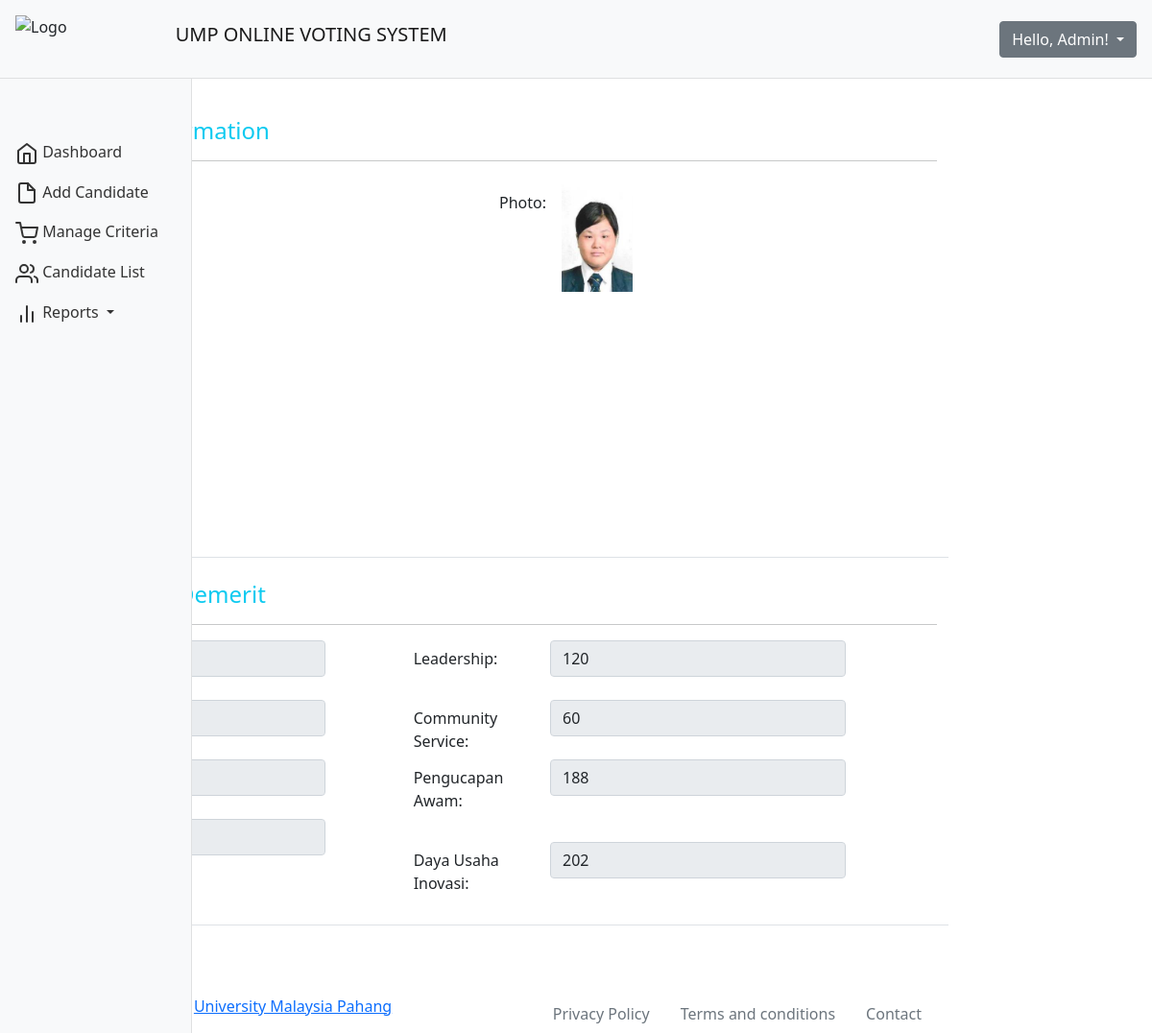
Page /ApplicationLayer/ManageCandidate/view.php?Candidate_ID=1 on the committed database.
### tables this page shows
CREATE TABLE `candidate` (
  `Candidate_ID` int(11) NOT NULL,
  `Candidate_Name` varchar(250) NOT NULL,
  `Candidate_Matric` varchar(50) NOT NULL,
  `Candidate_Faculty` varchar(250) NOT NULL,
  `Year` int(11) NOT NULL,
  `Semester` int(11) NOT NULL,
  `Candidate_Slogan` varchar(250) NOT NULL,
  `Candidate_Photo` varchar(100) NOT NULL,
  `Academic` float NOT NULL,
  `Kesukarelawan` float NOT NULL,
  `Leadership` float NOT NULL,
  `CommunityService` float NOT NULL,
  `Kesukanan` float NOT NULL,
  `Kebudayaan` float NOT NULL,
  `PengucapanAwam` float NOT NULL,
  `DayaUsahaInovasi` float NOT NULL
);

### BusinessServiceLayer/Controller/CandidateController.php (called while the page is built, shortened)
<?php
require_once '../../BusinessServiceLayer/Model/CandidateModel.php';
class candidateController{
    function viewUser($Candidate_ID){
        $candidate = new CandidateModel();
        $candidate->Candidate_ID = $Candidate_ID;
        return $candidate->viewStud();
    }
}
?>

### BusinessServiceLayer/Model/CandidateModel.php (called while the page is built, shortened)
<?php
require_once '../../libs/database.php';
class CandidateModel{
	public $Candidate_ID, $Candidate_Name, $Candidate_Matric, $Candidate_Faculty, $Year, $Semester, $Candidate_Slogan, $Candidate_Photo;
    function viewStud(){
        $sql = "SELECT * FROM candidate WHERE Candidate_ID=:Candidate_ID";
        $args = [':Candidate_ID'=>$this->Candidate_ID];
        return DB::run($sql,$args);
    }
}
?>

### libs/database.php (called while the page is built, shortened)
<?php
class DB
{
  public static function connect($value='')
  {
    $pdo = new PDO(DB_TYPE.':host='.DB_HOST.';dbname='.DB_NAME, DB_USER, DB_PASS);
    $pdo->setAttribute(PDO::ATTR_ERRMODE, PDO::ERRMODE_EXCEPTION);
    return $pdo;
  }
  public static function run($sql, $args = NULL)
    {
        $stmt = DB::connect()->prepare($sql);
        try {
            $stmt->execute($args);
            return $stmt;
        }
        catch (PDOException $e){
            echo $e->getMessage();
            die();
        }
     }
}
?>

### ApplicationLayer/ManageCandidate/view.php (the view, shortened to what this page needs)
<?php include '../../src/navbar.php';?>
<?php
require_once '../../BusinessServiceLayer/Controller/CandidateController.php';
$Candidate_ID = $_GET['Candidate_ID'];
$candidate = new candidateController();
$data = $candidate->viewUser($Candidate_ID);
if($row = $data->fetch(PDO::FETCH_ASSOC)){
  $rows = $row;
}
?>
<!DOCTYPE html>
<html>
<head>
	<link rel="stylesheet" href="https://stackpath.bootstrapcdn.com/bootstrap/5.0.0-alpha1/css/bootstrap.min.css">
	<link rel="stylesheet" href="https://cdn.jsdelivr.net/chartist.js/latest/chartist.min.css">
</head>
<body>
	<div class="container-fluid">
	  <div class="row">
	      <nav id="sidebar" class="col-md-3 col-lg-2 d-md-block bg-light sidebar collapse">
	          <div class="position-sticky pt-md-5">
				  <ul class="nav flex-column">
				      <li class="nav-item">
				        <a class="nav-link" aria-current="page" href="../../ApplicationLayer/ManageCandidate/Candidate.php?AccType=admin&AD_ID=<?=$_SESSION['AD_ID']?>">
				          <span class="ml-2">Dashboard</span>
				        </a>
				      </li>
				      <li class="nav-item">
				        <a class="nav-link" href="../../ApplicationLayer/ManageCandidate/AddCandidate.php?AccType=admin&AD_ID=<?=$_SESSION['AD_ID']?>">
				          <span class="ml-2">Add Candidate</span>
				        </a>
				      </li>
				      <li class="nav-item">
				        <a class="nav-link" href="../../ApplicationLayer/ManageCriteria/Criteria.php?AccType=admin&AD_ID=<?=$_SESSION['AD_ID']?>">
				          <span class="ml-2">Manage Criteria</span>
				        </a>
				      </li>
				      <li class="nav-item">
				        <a class="nav-link" href="../../ApplicationLayer/ManageCandidate/CandidateList.php?AccType=admin&AD_ID=<?=$_SESSION['AD_ID']?>">
				          <span class="ml-2">Candidate List</span>
				        </a>
				      </li>
				      <li class="nav-item dropdown">
                  <a class="nav-link dropdown-toggle" href="#" id="navbarDropdown" role="button" data-toggle="dropdown" aria-haspopup="true" aria-expanded="false">
                    <span class="ml-2">Reports</span>
                  </a>
                 </li>
				    </ul>
				</div>
	      </nav>
	      <main role="main" class="col-md-9 ml-sm-auto col-lg-10 px-md-4">
               <div class="d-flex justify-content-between flex-wrap flex-md-nowrap align-items-center pt-3 pb-2 mb-3"></div>
               <form enctype="multipart/form-data" method="post" action="">
                  <div class="row mb-4">
                     <div class="col-lg-12 border-bottom">
                        <h4 class="text-info"><span data-feather="user" style="height: 30px;width: 30px;"></span>Candidate Information</h4>
                        <hr>
                        <div class="row">
                           <div class="col-lg-6">
                              <div class="form-group row">
                                 <label class="col-sm-2 col-form-label font-weight-bold">Name: </label>
                                 <div class="col-sm-10">
                                    <input type="text" class="form-control-plaintext" readonly value="<?php echo $rows['Candidate_Name'] ?>" required>
                                 </div>
                              </div>
                              <br>
                              <div class="form-group row">
                                 <label class="col-sm-2 col-form-label font-weight-bold">Matric ID: </label>
                                 <div class="col-sm-10">
                                    <input type="text" class="form-control-plaintext" readonly value="<?php echo $rows['Candidate_Matric'] ?>" required>
                                 </div>
                              </div>
                              <br>
                              <div class="form-group row">
                                 <label class="col-sm-2 col-form-label font-weight-bold">Faculty:</label>
                                 <div class="col-sm-10">
                                    <input type="text" class="form-control-plaintext" readonly value="<?php echo $rows['Candidate_Faculty'] ?>" required>
                                 </div>
                              </div>
                              <br>
                              <div class="form-group row">
                                 <label class="col-sm-2 col-form-label font-weight-bold">Year:</label>
                                 <div class="col-sm-10">
                                    <input type="text" class="form-control-plaintext" readonly value="<?php echo $rows['Year'] ?>" required>
                                 </div>
                              </div>
                              <br>
                              <div class="form-group row">
                                 <label class="col-sm-2 col-form-label font-weight-bold">Semester:</label>
                                 <div class="col-sm-10">
                                    <input type="text" class="form-control-plaintext" readonly value="<?php echo $rows['Semester'] ?>" required>
                                 </div>
                              </div>
                              <br>
                              <div class="form-group row">
                                <label class="col-sm-2 col-form-label font-weight-bold">Slogan:</label>
                                <div class="col-sm-10">
                                <input type="text" class="form-control-plaintext" readonly value="<?php echo $rows['Candidate_Slogan'] ?>" required>
                                 </div>
                              </div>
                              <br>
                           </div>
                           <div class="col-lg-6">
                              <div class="form-group row">
                                 <div class="d-flex flex-row">
                                    <div class="p-2"><label class="col-sm-2 col-form-label font-weight-bold">Photo: </label></div>
                                    <div class="p-2"><img src="../../image/<?php echo $rows['Candidate_Photo'] ?>" width="40%" height=""></div>
                                    <div class="p-2">
                                       <div class="d-flex flex-column">
                                          <div class="p-2"></div>
                                       </div>
                                    </div>
                                 </div>
                              </div>
                           </div>
                        </div>
                     </div>
                  </div>
                  <div class="row mb-4">
                     <div class="col-lg-12 border-bottom">
                        <h4 class="text-info"><span data-feather="user" style="height: 30px;width: 30px;"></span>Student Merit Demerit</h4>
                        <hr>
                        <div class="row">
                           <div class="col-lg-5">
                              <div class="form-group row">
                                 <label class="col-sm-3 col-form-label font-weight-bold">Academic: </label>
                                 <div class="col-sm-7">
                                    <input type="number" onchange="setTwoNumberDecimal" min="0" max="300" step="0.01" readonly value="<?php echo $rows['Academic'] ?>" class="form-control" name="Academic" required>
                                 </div>
                              </div>
                              <br>
                              <div class="form-group row">
                                 <label class="col-sm-3 col-form-label font-weight-bold">Kesukarelawan:</label>
                                 <div class="col-sm-7">
                                    <input type="number" onchange="setTwoNumberDecimal" min="0" max="300" step="0.01" readonly value="<?php echo $rows['Kesukarelawan'] ?>" class="form-control" pattern=".{12,12}" name="Kesukarelawan" required>
                                 </div>
                              </div>
                           </div>
                           <div class="col-lg-7">
                              <div class="form-group row">
                                 <label class="col-sm-3 col-form-label font-weight-bold">Leadership: </label>
                                 <div class="col-sm-7">
                                    <input type="number" onchange="setTwoNumberDecimal" min="0" max="300" step="0.01" readonly value="<?php echo $rows['Leadership'] ?>" class="form-control" name="Leadership" required><br>
                                 </div>
                              </div>
                              <div class="form-group row">
                                 <label class="col-sm-3 col-form-label font-weight-bold">Community Service:</label>
                                 <div class="col-sm-7">
                                    <input type="number" onchange="setTwoNumberDecimal" min="0" max="300" step="0.01" readonly value="<?php echo $rows['CommunityService'] ?>" class="form-control" pattern=".{12,12}" name="CommunityService" required><br>
                                 </div>
                              </div>
                           </div>
                        <br>
                        <div class="col-lg-5">
                              <div class="form-group row">
                                 <label class="col-sm-3 col-form-label font-weight-bold">Kesukanan: </label>
                                 <div class="col-sm-7">
                                    <input type="number" onchange="setTwoNumberDecimal" min="0" max="300" step="0.01" readonly value="<?php echo $rows['Kesukanan'] ?>" class="form-control" name="Kesukanan" required>
                                 </div>
                              </div>
                              <br>
                              <div class="form-group row">
                                 <label class="col-sm-3 col-form-label font-weight-bold">Kebudayaan:</label>
                                 <div class="col-sm-7">
                                    <input type="number" onchange="setTwoNumberDecimal" min="0" max="300" step="0.01" readonly value="<?php echo $rows['Kebudayaan'] ?>" class="form-control" pattern=".{12,12}" name="Kebudayaan" required>
                                 </div>
                              </div>
                           </div>
                        <br>
                        <div class="col-lg-7">
                              <div class="form-group row">
                                 <label class="col-sm-3 col-form-label font-weight-bold">Pengucapan Awam: </label>
                                 <div class="col-sm-7">
                                    <input type="number" onchange="setTwoNumberDecimal" min="0" max="300" step="0.01" readonly value="<?php echo $rows['PengucapanAwam'] ?>" class="form-control" name="PengucapanAwam" required>
                                 </div>
                              </div>
                              <br>
                              <div class="form-group row">
                                 <label class="col-sm-3 col-form-label font-weight-bold">Daya Usaha Inovasi:</label>
                                 <div class="col-sm-7">
                                    <input type="number" onchange="setTwoNumberDecimal" min="0" max="300" step="0.01" readonly value="<?php echo $rows['DayaUsahaInovasi'] ?>" class="form-control" pattern=".{12,12}" name="DayaUsahaInovasi" required>
                                 </div>
                              </div>
                           </div>
                        </div>
                        <br>
                     </div>
                  </div>
				<footer class="pt-5 d-flex justify-content-between">
				  <span>Copyright © 2020-2021 <a href="https://www.ump.edu.my/en">University Malaysia Pahang</a></span>
				  <ul class="nav m-0">
				      <li class="nav-item">
				        <a class="nav-link text-secondary" aria-current="page" href="#">Privacy Policy</a>
				      </li>
				      <li class="nav-item">
				        <a class="nav-link text-secondary" href="#">Terms and conditions</a>
				      </li>
				      <li class="nav-item">
				        <a class="nav-link text-secondary" href="#">Contact</a>
				      </li>
				    </ul>
				</footer>
			</main>
	  </div>
	</div>
</body>
</html>

### ApplicationLayer/ManageCandidate/view.php (style rules this page uses)
.sidebar { position: fixed; top: 0; bottom: 0; left: 0; z-index: 100; padding: 90px 0 0; box-shadow: inset -1px 0 0 rgba(0, 0, 0, .1); z-index: 99; }
.sidebar .nav-link { color: #333; }

### rows in the picture
candidate: Candidate_Name "ng suityan", Candidate_Matric "CB18146", Candidate_Faculty "FK", Year "4", Semester "1", Candidate_Slogan "love life", Candidate_Photo (picture), Academic "35", Kesukarelawan "199", Leadership "120", CommunityService "60", Kesukanan "120", Kebudayaan "258", PengucapanAwam "188", DayaUsahaInovasi "202"
